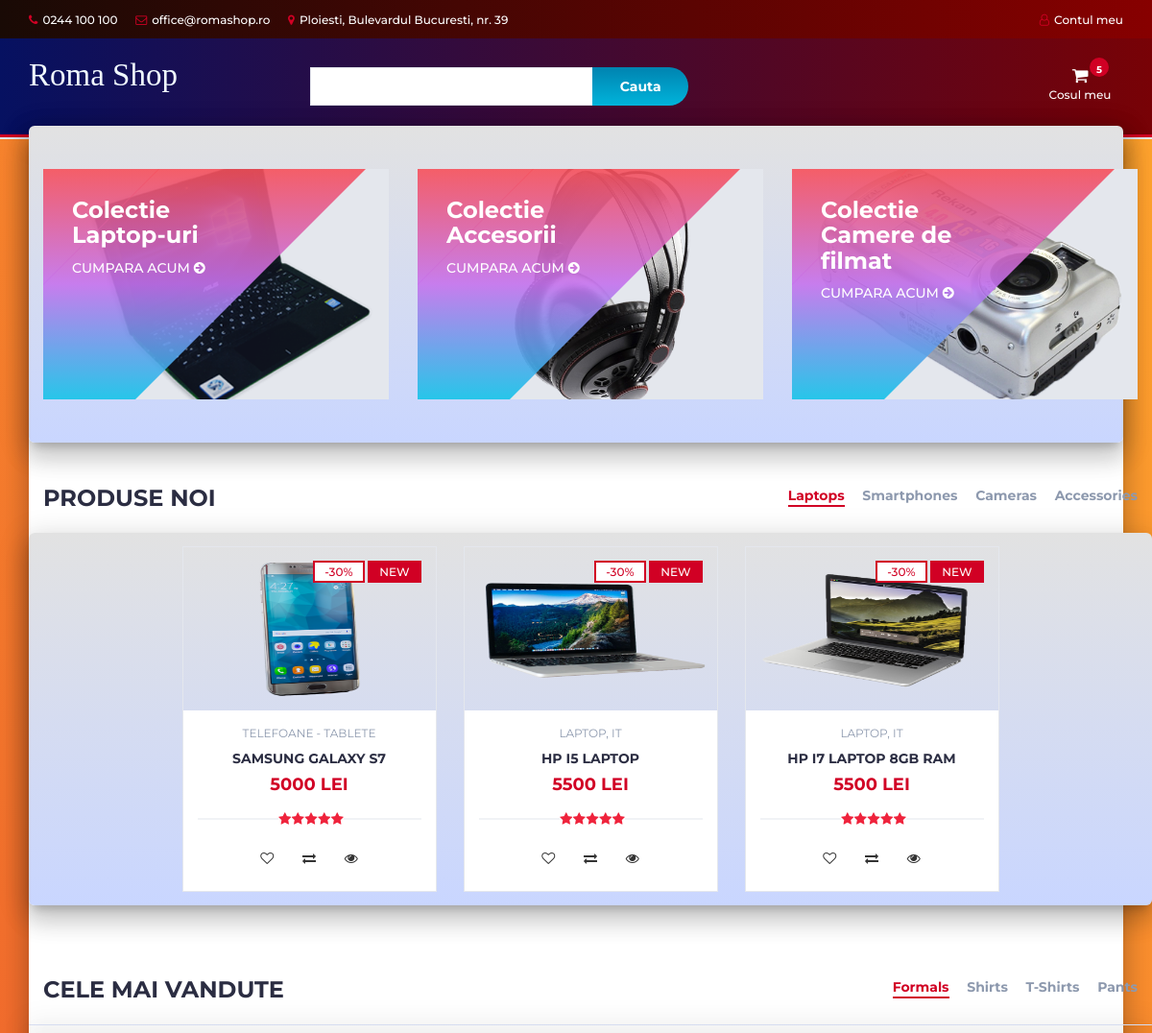
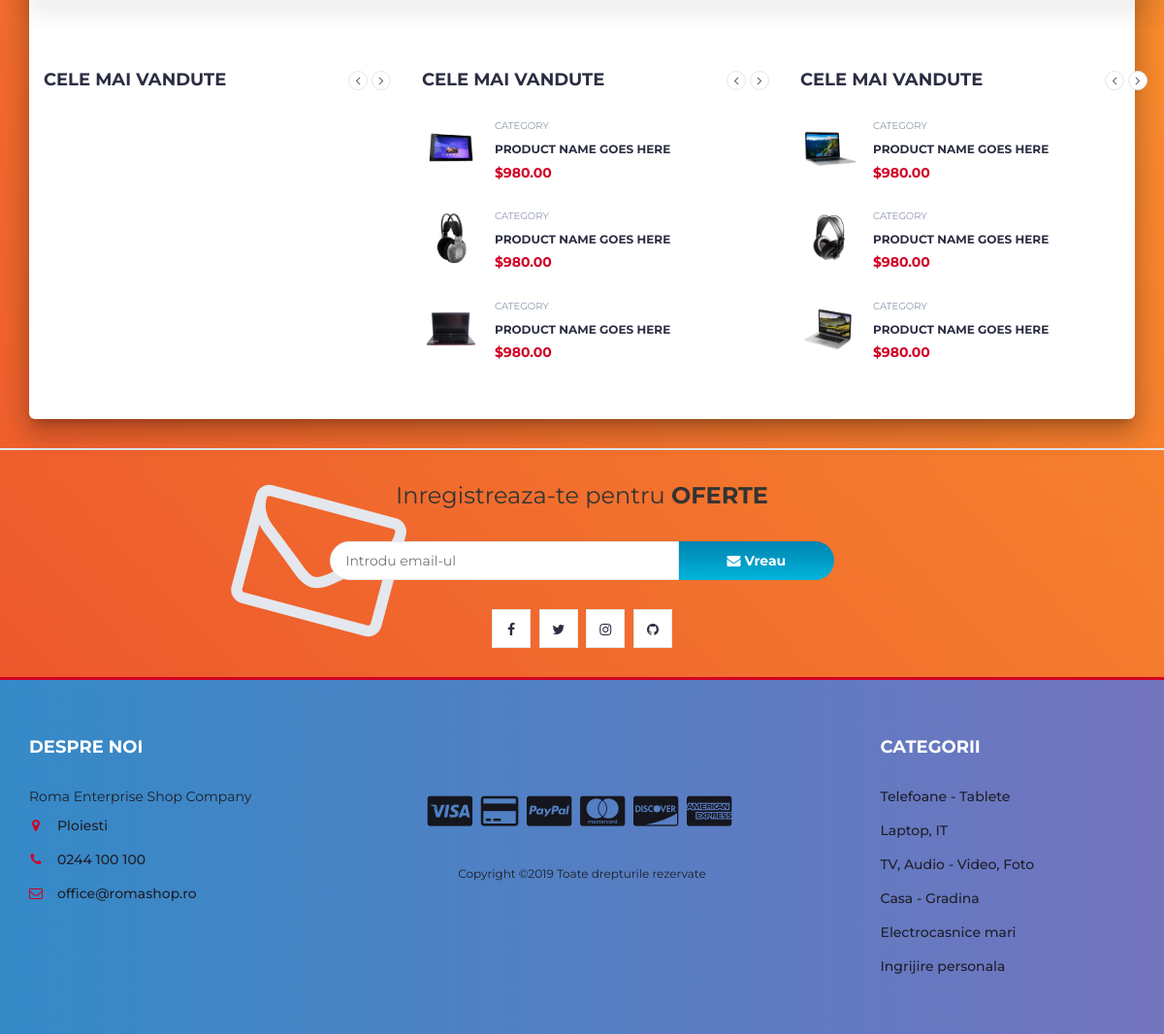
The page / on the database its author committed (2 pictures, top to bottom).
### tables this page shows
CREATE TABLE `products` (
  `product_id` int(100) NOT NULL AUTO_INCREMENT,
  `product_cat` int(100) NOT NULL,
  `product_brand` int(100) NOT NULL,
  `product_title` varchar(255) NOT NULL,
  `product_price` int(100) NOT NULL,
  `product_desc` text NOT NULL,
  `product_image` text NOT NULL,
  `product_keywords` text NOT NULL,
  PRIMARY KEY (`product_id`),
  KEY `FK_CategoryProduct` (`product_cat`),
  KEY `FK_BrandProduct` (`product_brand`),
  CONSTRAINT `FK_BrandProduct` FOREIGN KEY (`product_brand`) REFERENCES `brands` (`brand_id`),
  CONSTRAINT `FK_CategoryProduct` FOREIGN KEY (`product_cat`) REFERENCES `categories` (`cat_id`)
);

CREATE TABLE `categories` (
  `cat_id` int(100) NOT NULL AUTO_INCREMENT,
  `cat_title` text NOT NULL,
  PRIMARY KEY (`cat_id`)
);

### index.php (called while the page is built)
<?php
include "header.php";
include "body.php";
include "newslettter.php";
include "footer.php";
?>

### body.php (the view, shortened to what this page needs)
   <div class="main main-raised">
		<div class="section mainn mainn-raised">
			<div class="container">
				<div class="row">
					<div class="col-md-4 col-xs-6">
						<a href="product.php?p=78"><div class="shop">
							<div class="shop-img">
								<img src="./img/shop01.png" alt="">
							</div>
							<div class="shop-body">
								<h3>Colectie<br>Laptop-uri</h3>
								<a href="product.php?p=78" class="cta-btn">Cumpara acum <i class="fa fa-arrow-circle-right"></i></a>
							</div>
						</div></a>
					</div>
					<div class="col-md-4 col-xs-6">
						<a href="product.php?p=72"><div class="shop">
							<div class="shop-img">
								<img src="./img/shop03.png" alt="">
							</div>
							<div class="shop-body">
								<h3>Colectie<br>Accesorii</h3>
								<a href="product.php?p=72" class="cta-btn">Cumpara acum <i class="fa fa-arrow-circle-right"></i></a>
							</div>
						</div></a>
					</div>
					<div class="col-md-4 col-xs-6">
						<a href="product.php?p=79"><div class="shop">
							<div class="shop-img">
								<img src="./img/shop02.png" alt="">
							</div>
							<div class="shop-body">
								<h3>Colectie<br>Camere de filmat</h3>
								<a href="product.php?p=79" class="cta-btn">Cumpara acum <i class="fa fa-arrow-circle-right"></i></a>
							</div>
                            </div></a>
					</div>
				</div>
			</div>
		</div>
		<div class="section">
			<div class="container">
				<div class="row">
					<div class="col-md-12">
						<div class="section-title">
							<h3 class="title">Produse noi</h3>
							<div class="section-nav">
								<ul class="section-tab-nav tab-nav">
									<li class="active"><a data-toggle="tab" href="#tab1">Laptops</a></li>
									<li><a data-toggle="tab" href="#tab1">Smartphones</a></li>
									<li><a data-toggle="tab" href="#tab1">Cameras</a></li>
									<li><a data-toggle="tab" href="#tab1">Accessories</a></li>
								</ul>
							</div>
						</div>
					</div>
					<div class="col-md-12 mainn mainn-raised">
						<div class="row">
							<div class="products-tabs">
								<div id="tab1" class="tab-pane active">
									<div class="products-slick" data-nav="#slick-nav-1" >
									<?php
                    include 'db.php';
					$product_query = "SELECT * FROM products,categories WHERE product_cat=cat_id AND product_id BETWEEN 70 AND 75";
                $run_query = mysqli_query($con,$product_query);
                if(mysqli_num_rows($run_query) > 0){
                    while($row = mysqli_fetch_array($run_query)){
                        $pro_id    = $row['product_id'];
                        $pro_title = $row['product_title'];
                        $pro_price = $row['product_price'];
                        $pro_image = $row['product_image'];
                        $cat_name = $row["cat_title"];
                        echo "
								<div class='product'>
									<a href='product.php?p=$pro_id'><div class='product-img'>
										<img src='product_images/$pro_image' style='max-height: 170px;' alt=''>
										<div class='product-label'>
											<span class='sale'>-30%</span>
											<span class='new'>NEW</span>
										</div>
									</div></a>
									<div class='product-body'>
										<p class='product-category'>$cat_name</p>
										<h3 class='product-name header-cart-item-name'><a href='product.php?p=$pro_id'>$pro_title</a></h3>
										<h4 class='product-price header-cart-item-info'>$pro_price LEI</h4>
										<div class='product-rating'>
											<i class='fa fa-star'></i>
											<i class='fa fa-star'></i>
											<i class='fa fa-star'></i>
											<i class='fa fa-star'></i>
											<i class='fa fa-star'></i>
										</div>
										<div class='product-btns'>
											<button class='add-to-wishlist'><i class='fa fa-heart-o'></i><span class='tooltipp'>add to wishlist</span></button>
											<button class='add-to-compare'><i class='fa fa-exchange'></i><span class='tooltipp'>add to compare</span></button>
											<button class='quick-view'><i class='fa fa-eye'></i><span class='tooltipp'>quick view</span></button>
										</div>
									</div>
									<div class='add-to-cart'>
										<button pid='$pro_id' id='product' class='add-to-cart-btn block2-btn-towishlist' href='#'><i class='fa fa-shopping-cart'></i> add to cart</button>
									</div>
								</div>
			";
		}
}
?>
									</div>
								</div>
							</div>
						</div>
					</div>
				</div>
			</div>
		</div>
		<div class="section">
			<div class="container">
				<div class="row">
					<div class="col-md-12">
						<div class="section-title">
							<h3 class="title">Cele mai vandute</h3>
							<div class="section-nav">
								<ul class="section-tab-nav tab-nav">
									<li class="active"><a data-toggle="tab" href="#tab2">Formals</a></li>
									<li><a data-toggle="tab" href="#tab2">Shirts</a></li>
									<li><a data-toggle="tab" href="#tab2">T-Shirts</a></li>
									<li><a data-toggle="tab" href="#tab2">Pants</a></li>
								</ul>
							</div>
						</div>
					</div>
					<div class="col-md-12 mainn mainn-raised">
						<div class="row">
							<div class="products-tabs">
								<div id="tab2" class="tab-pane fade in active">
									<div class="products-slick" data-nav="#slick-nav-2">
									</div>
								</div>
							</div>
						</div>
					</div>
				</div>
			</div>
		</div>
		<div class="section">
			<div class="container">
				<div class="row">
					<div class="col-md-4 col-xs-6">
						<div class="section-title">
							<h4 class="title">Cele mai vandute</h4>
							<div class="section-nav">
								<div id="slick-nav-3" class="products-slick-nav"></div>
							</div>
						</div>
						<div class="products-widget-slick" data-nav="#slick-nav-3">
							<div id="get_product_home">
							</div>
						</div>
					</div>
					<div class="col-md-4 col-xs-6">
						<div class="section-title">
							<h4 class="title">Cele mai vandute</h4>
							<div class="section-nav">
								<div id="slick-nav-4" class="products-slick-nav"></div>
							</div>
						</div>
						<div class="products-widget-slick" data-nav="#slick-nav-4">
							<div>
								<div class="product-widget">
									<div class="product-img">
										<img src="./img/product04.png" alt="">
									</div>
									<div class="product-body">
										<p class="product-category">Category</p>
										<h3 class="product-name"><a href="#">product name goes here</a></h3>
										<h4 class="product-price">$980.00</h4>
									</div>
								</div>
								<div class="product-widget">
									<div class="product-img">
										<img src="./img/product05.png" alt="">
									</div>
									<div class="product-body">
										<p class="product-category">Category</p>
										<h3 class="product-name"><a href="#">product name goes here</a></h3>
										<h4 class="product-price">$980.00</h4>
									</div>
								</div>
								<div class="product-widget">
									<div class="product-img">
										<img src="./img/product06.png" alt="">
									</div>
									<div class="product-body">
										<p class="product-category">Category</p>
										<h3 class="product-name"><a href="#">product name goes here</a></h3>
										<h4 class="product-price">$980.00</h4>
									</div>
								</div>
							</div>
						</div>
					</div>
					<div class="col-md-4 col-xs-6">
						<div class="section-title">
							<h4 class="title">Cele mai vandute</h4>
							<div class="section-nav">
								<div id="slick-nav-5" class="products-slick-nav"></div>
							</div>
						</div>
						<div class="products-widget-slick" data-nav="#slick-nav-5">
							<div>
								<div class="product-widget">
									<div class="product-img">
										<img src="./img/product01.png" alt="">
									</div>
									<div class="product-body">
										<p class="product-category">Category</p>
										<h3 class="product-name"><a href="#">product name goes here</a></h3>
										<h4 class="product-price">$980.00</h4>
									</div>
								</div>
								<div class="product-widget">
									<div class="product-img">
										<img src="./img/product02.png" alt="">
									</div>
									<div class="product-body">
										<p class="product-category">Category</p>
										<h3 class="product-name"><a href="#">product name goes here</a></h3>
										<h4 class="product-price">$980.00</h4>
									</div>
								</div>
								<div class="product-widget">
									<div class="product-img">
										<img src="./img/product03.png" alt="">
									</div>
									<div class="product-body">
										<p class="product-category">Category</p>
										<h3 class="product-name"><a href="#">product name goes here</a></h3>
										<h4 class="product-price">$980.00</h4>
									</div>
								</div>
							</div>
						</div>
					</div>
				</div>
			</div>
		</div>
</div>

### footer.php (shortened to what this page needs)
<footer id="footer">
    <div class="section">
        <div class="container">
            <div class="row">
                <div class="col-md-3 col-xs-6">
                    <div class="footer">
                        <h3 class="footer-title">Despre noi</h3>
                        <p>Roma Enterprise Shop Company</p>
                        <ul class="footer-links">
                            <li><a href="#"><i class="fa fa-map-marker"></i>Ploiesti</a></li>
                            <li><a href="#"><i class="fa fa-phone"></i>0244 100 100</a></li>
                            <li><a href="#"><i class="fa fa-envelope-o"></i>office@romashop.ro</a></li>
                        </ul>
                    </div>
                </div>
                <div class="col-md-6 text-center" style="margin-top:80px;">
                    <ul class="footer-payments">
                        <li><a href="#"><i class="fa fa-cc-visa"></i></a></li>
                        <li><a href="#"><i class="fa fa-credit-card"></i></a></li>
                        <li><a href="#"><i class="fa fa-cc-paypal"></i></a></li>
                        <li><a href="#"><i class="fa fa-cc-mastercard"></i></a></li>
                        <li><a href="#"><i class="fa fa-cc-discover"></i></a></li>
                        <li><a href="#"><i class="fa fa-cc-amex"></i></a></li>
                    </ul>
                    <span class="copyright">
								Copyright &copy;<script>document.write(new Date().getFullYear());</script> Toate drepturile rezervate
							</span>
                </div>
                <div class="col-md-3 col-xs-6">
                    <div class="footer">
                        <h3 class="footer-title">Categorii</h3>
                        <ul class="footer-links">
                            <?php
                            include "db.php";
                            $category_query = "SELECT * FROM categories";
                            $run_query = mysqli_query($con, $category_query) or die(mysqli_error($con));
                            if (mysqli_num_rows($run_query) > 0) {
                                while ($row = mysqli_fetch_array($run_query)) {
                                    $cid = $row["cat_id"];
                                    $cat_name = $row["cat_title"];
                                    echo "
                                                      <li class='category-link' cidl='$cid'>
                                                        <a href='#'>
                                                        <span></span>
                                                          $cat_name
                                                        </a>
                                                      </li>
                                         ";
                                }
                            }
                            ?>
                        </ul>
                    </div>
                </div>
            </div>
        </div>
    </div>
</footer>

### header.php (style rules this page uses)
#footer { background: #7474BF; background: -webkit-linear-gradient(to right, #348AC7, #7474BF); background: linear-gradient(to right, #348AC7, #7474BF); color: #1E1F29; }
.footer-links li a { color: #1E1F29; }
.mainn-raised { margin: -7px 0px 0px; border-radius: 6px; box-shadow: 0 16px 24px 2px rgba(0, 0, 0, 0.14), 0 6px 30px 5px rgba(0, 0, 0, 0.12), 0 8px 10px -5px rgba(0, 0, 0, 0.2); }

### rows shown on the page
products: product_image (picture), product_cat.cat_title "TELEFOANE - TABLETE", product_title "SAMSUNG GALAXY S7", product_price "5000"
products: product_image (picture), product_cat.cat_title "LAPTOP, IT", product_title "HP I5 LAPTOP", product_price "5500"
products: product_image (picture), product_cat.cat_title "LAPTOP, IT", product_title "HP I7 LAPTOP 8GB RAM", product_price "5500"
categories: cat_title "Telefoane - Tablete"
categories: cat_title "Laptop, IT"
categories: cat_title "TV, Audio - Video, Foto"
categories: cat_title "Casa - Gradina"
categories: cat_title "Electrocasnice mari"
categories: cat_title "Ingrijire personala"
